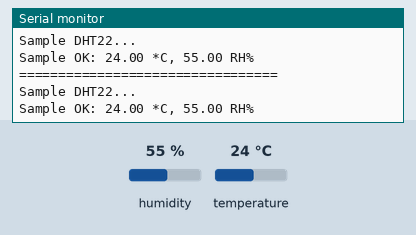
A sketch run on a simulated Arduino Uno, built with avr-gcc and run on an emulated ATmega328P. On the bench: the last lines printed to the serial monitor. The test bench sets the inputs (shaded band); at power-on: humidity 55 %, temperature 24 °C.

Above: at 3.3 s.
3.4 s: humidity set to 22 %
At 5.5 s:
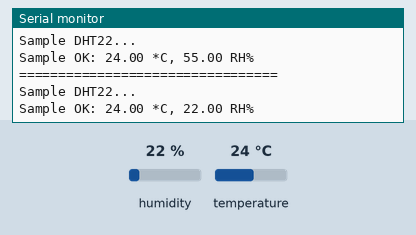
6.7 s: temperature set to 12 °C
At 8.3 s:
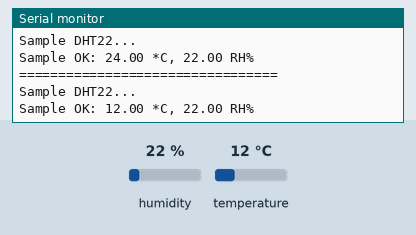
10.0 s: humidity set to 40 %
At 11.1 s:
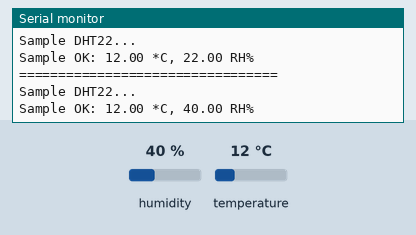
Timing chart, 0 to 13.0 s (numbered marks = the images above; inputs shaded):
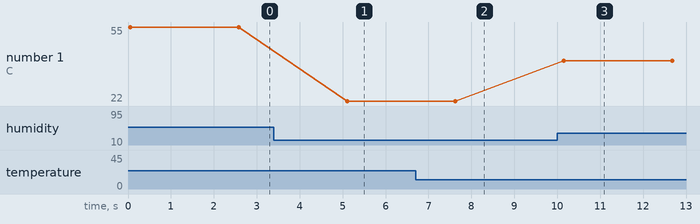

The sketch:

dhtsensorread.ino
```cpp
#include <SimpleDHT.h>

// for DHT22,
//      VCC: 5V or 3V
//      GND: GND
//      DATA: 2
int pinDHT22 = 2;
SimpleDHT22 dht22(pinDHT22);

void setup()
{
  Serial.begin(9600);
}

void loop() {
  // start working...
  Serial.println("=================================");
  Serial.println("Sample DHT22...");


  float temperature = 0;
  float humidity = 0;

  int err = SimpleDHTErrSuccess;
  if ((err = dht22.read2(&temperature, &humidity, NULL)) != SimpleDHTErrSuccess)
  {
    Serial.print("Read DHT22 failed, err="); Serial.println(err);delay(2000);
    return;
  }

  Serial.print("Sample OK: ");
  Serial.print(temperature); Serial.print(" *C, ");
  Serial.print(humidity); Serial.println(" RH%");

  // DHT22 sampling rate is 0.5HZ.
  delay(2500);
}
```

Measured:
- after the input at 3.4 s, the serial monitor: prints a new line after 1.7 s (image 1)
- after the input at 6.7 s, the serial monitor: prints a new line after 0.93 s (image 2)
- after the input at 10.0 s, the serial monitor: prints a new line after 0.15 s (image 3)
- plotted number 1: 22 → 40 after the input at 10.0 s
